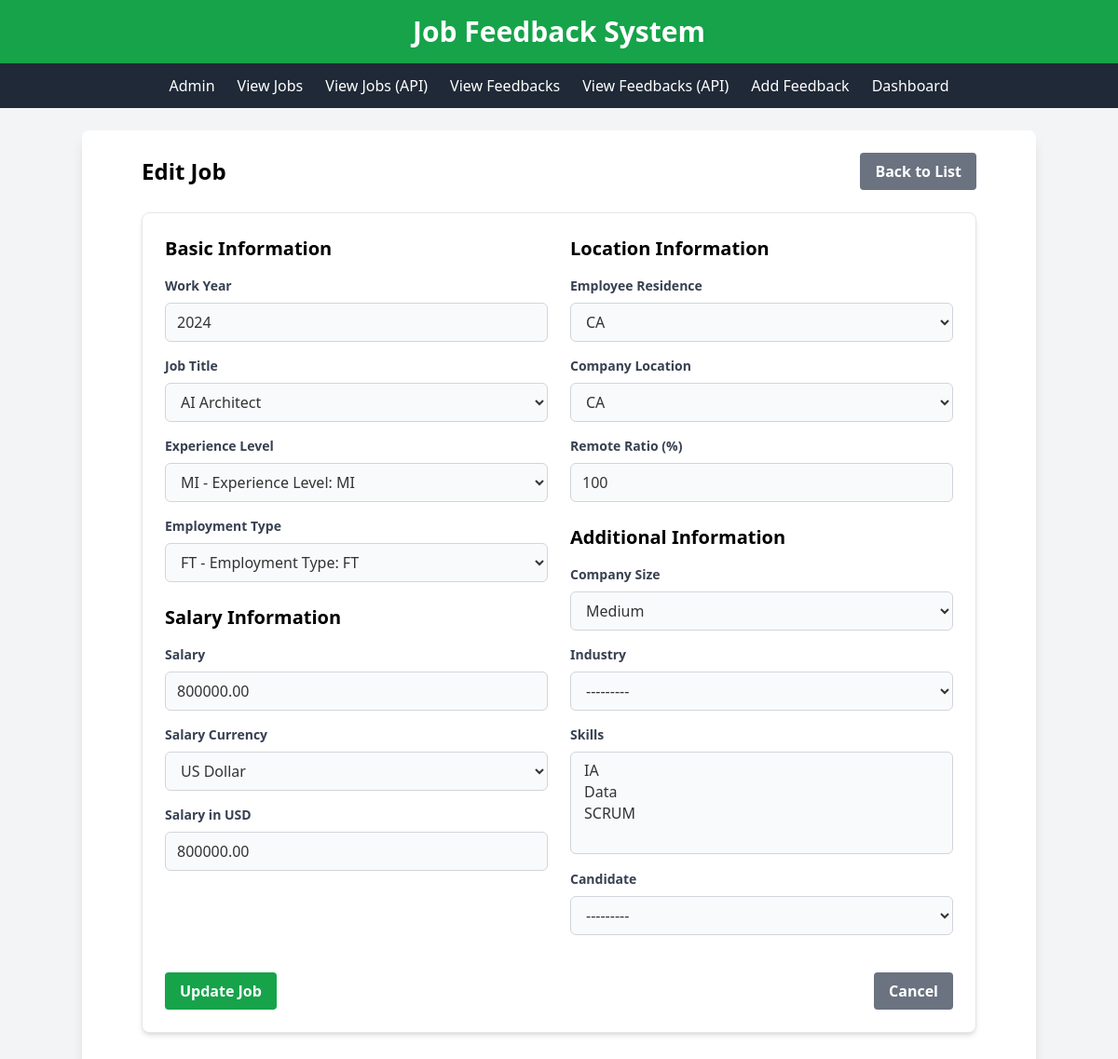
Screenshot of /jobs/1806/update/ with the database file from the repository.
### jobs/models.py (models this page shows, shortened)
class JobRecord(models.Model):
    CURRENCY_CHOICES = [
        ('USD', 'US Dollar'),
        ('EUR', 'Euro'),
        ('GBP', 'British Pound'),
    ]
    COMPANY_SIZE_CHOICES = [
        ('S', 'Small'),
        ('M', 'Medium'),
        ('L', 'Large'),
    ]
    work_year = models.IntegerField()
    experience_level = models.ForeignKey(Contract, on_delete=models.CASCADE, related_name='experience_jobs')
    employment_type = models.ForeignKey(Contract, on_delete=models.CASCADE, related_name='employment_jobs')
    job_title = models.ForeignKey(JobTitle, on_delete=models.CASCADE)
    salary = models.DecimalField(max_digits=12, decimal_places=2)
    salary_currency = models.CharField(max_length=3, choices=CURRENCY_CHOICES)
    salary_in_usd = models.DecimalField(max_digits=12, decimal_places=2)
    employee_residence = models.ForeignKey(Location, on_delete=models.CASCADE, related_name='employee_jobs')
    remote_ratio = models.IntegerField()
    company_location = models.ForeignKey(Location, on_delete=models.CASCADE, related_name='company_jobs')
    company_size = models.CharField(max_length=1, choices=COMPANY_SIZE_CHOICES)
    class Meta:
        unique_together = ('job_title', 'work_year', 'company_location')
    skills = models.ManyToManyField(Skill, blank=True)
    industry = models.ForeignKey(Industry, on_delete=models.SET_NULL, null=True, blank=True)
    candidate = models.ForeignKey(Candidate, on_delete=models.CASCADE, null=True, blank=True)

### jobs/views.py (the view)
# urls.py: path('<int:pk>/update/', views.job_update, name='job_update'),
def job_update(request, pk):
    job = get_object_or_404(JobRecord, pk=pk)
    if request.method == 'POST':
        form = JobForm(request.POST, instance=job)
        if form.is_valid():
            job = form.save()
            return redirect('job_detail', pk=job.pk)
    else:
        form = JobForm(instance=job)
    return render(request, 'jobs/job_form.html', {'form': form})

### jobs/forms.py
class JobForm(forms.ModelForm):
    class Meta:
        model = JobRecord
        fields = [
            'work_year', 'experience_level', 'employment_type', 'job_title',
            'salary', 'salary_currency', 'salary_in_usd', 'employee_residence',
            'remote_ratio', 'company_location', 'company_size', 'skills',
            'industry', 'candidate'
        ]

### jobs/models.py (called while the page is built)
    def __str__(self):
        return f"{self.type_code} - {self.description}"

    def __str__(self):
        return self.name

    def __str__(self):
        return self.name

    def __str__(self):
        return self.country_code

    def __str__(self):
        return self.name

### jobs/templates/jobs/job_form.html (shortened to what this page needs)
{% extends 'base.html' %}
{% block content %}
    <div class="max-w-4xl mx-auto">
        <div class="flex justify-between items-center mb-6">
            <h1 class="text-2xl font-bold">{% if form.instance.id %}Edit Job{% else %}Create New Job{% endif %}</h1>
            <a href="{% url 'job_list' %}" class="bg-gray-500 hover:bg-gray-700 text-white font-bold py-2 px-4 rounded focus:outline-none focus:shadow-outline transition duration-300">Back to List</a>
        </div>
        <div class="bg-white p-6 rounded-lg shadow-md border border-gray-200">
            <form method="post">
                <div class="grid grid-cols-1 md:grid-cols-2 gap-6">
                    <div>
                        <h2 class="text-xl font-semibold mb-4">Basic Information</h2>
                        <div class="mb-4">
                            <label for="{{ form.work_year.id_for_label }}" class="block text-gray-700 text-sm font-bold mb-2">Work Year</label>
                            {{ form.work_year }}
                        </div>
                        <div class="mb-4">
                            <label for="{{ form.job_title.id_for_label }}" class="block text-gray-700 text-sm font-bold mb-2">Job Title</label>
                            {{ form.job_title }}
                        </div>
                        <div class="mb-4">
                            <label for="{{ form.experience_level.id_for_label }}" class="block text-gray-700 text-sm font-bold mb-2">Experience Level</label>
                            {{ form.experience_level }}
                        </div>
                        <div class="mb-4">
                            <label for="{{ form.employment_type.id_for_label }}" class="block text-gray-700 text-sm font-bold mb-2">Employment Type</label>
                            {{ form.employment_type }}
                        </div>
                        <h2 class="text-xl font-semibold mb-4 mt-6">Salary Information</h2>
                        <div class="mb-4">
                            <label for="{{ form.salary.id_for_label }}" class="block text-gray-700 text-sm font-bold mb-2">Salary</label>
                            {{ form.salary }}
                        </div>
                        <div class="mb-4">
                            <label for="{{ form.salary_currency.id_for_label }}" class="block text-gray-700 text-sm font-bold mb-2">Salary Currency</label>
                            {{ form.salary_currency }}
                        </div>
                        <div class="mb-4">
                            <label for="{{ form.salary_in_usd.id_for_label }}" class="block text-gray-700 text-sm font-bold mb-2">Salary in USD</label>
                            {{ form.salary_in_usd }}
                        </div>
                    </div>
                    <div>
                        <h2 class="text-xl font-semibold mb-4">Location Information</h2>
                        <div class="mb-4">
                            <label for="{{ form.employee_residence.id_for_label }}" class="block text-gray-700 text-sm font-bold mb-2">Employee Residence</label>
                            {{ form.employee_residence }}
                        </div>
                        <div class="mb-4">
                            <label for="{{ form.company_location.id_for_label }}" class="block text-gray-700 text-sm font-bold mb-2">Company Location</label>
                            {{ form.company_location }}
                        </div>
                        <div class="mb-4">
                            <label for="{{ form.remote_ratio.id_for_label }}" class="block text-gray-700 text-sm font-bold mb-2">Remote Ratio (%)</label>
                            {{ form.remote_ratio }}
                        </div>
                        <h2 class="text-xl font-semibold mb-4 mt-6">Additional Information</h2>
                        <div class="mb-4">
                            <label for="{{ form.company_size.id_for_label }}" class="block text-gray-700 text-sm font-bold mb-2">Company Size</label>
                            {{ form.company_size }}
                        </div>
                        <div class="mb-4">
                            <label for="{{ form.industry.id_for_label }}" class="block text-gray-700 text-sm font-bold mb-2">Industry</label>
                            {{ form.industry }}
                        </div>
                        <div class="mb-4">
                            <label for="{{ form.skills.id_for_label }}" class="block text-gray-700 text-sm font-bold mb-2">Skills</label>
                            {{ form.skills }}
                        </div>
                        <div class="mb-4">
                            <label for="{{ form.candidate.id_for_label }}" class="block text-gray-700 text-sm font-bold mb-2">Candidate</label>
                            {{ form.candidate }}
                        </div>
                    </div>
                </div>
                <div class="flex justify-between mt-6">
                    <button type="submit" class="bg-green-600 hover:bg-green-700 text-white font-bold py-2 px-4 rounded focus:outline-none focus:shadow-outline transition duration-300">
                        {% if form.instance.id %}Update Job{% else %}Create Job{% endif %}
                    </button>
                    <a href="{% url 'job_list' %}" class="bg-gray-500 hover:bg-gray-700 text-white font-bold py-2 px-4 rounded focus:outline-none focus:shadow-outline transition duration-300">Cancel</a>
                </div>
            </form>
        </div>
    </div>
{% endblock %}

### jobs/templates/jobs/job_form.html (style rules this page uses)
input[type="text"], input[type="number"], select, textarea { width: 100%; padding: 0.5rem 0.75rem; border: 1px solid #d1d5db; border-radius: 0.375rem; background-color: #f9fafb; color: #333; }

### rows the page displays
JobRecord: work_year "2024", job_title "AI Architect", experience_level "MI - Experience Level: MI", employment_type "FT - Employment Type: FT", salary "800000.00", salary_currency "US Dollar", salary_in_usd "800000.00", employee_residence "CA", company_location "CA", remote_ratio "100", company_size "Medium", industry "---------", candidate "---------"
